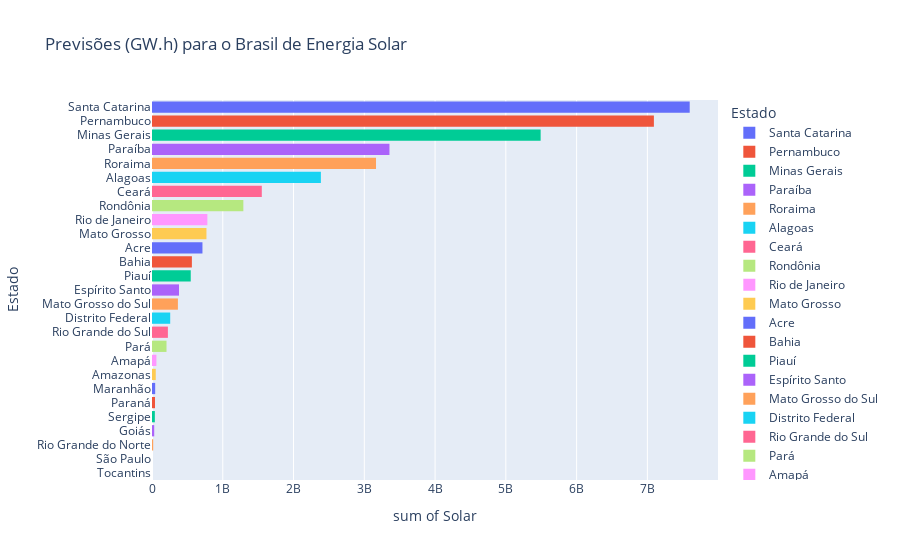

Notebook code for this chart:
### Code cell
# Previsões (GW.h) para o Brasil de Energia Solar
fig = px.histogram(prev_GWh, y="Estado", x='Solar', color="Estado",
                   title="Previsões (GW.h) para o Brasil de Energia Solar")
fig.show()

### Figure 1 — Plotly figure (JSON) as saved in the notebook; plotly's stock layout.template omitted (floating-point values rounded to 4 significant figures)
{"data": [{"alignmentgroup": "True", "bingroup": "y", "histfunc": "sum", "hovertemplate": "Estado=%{y}<br>sum of Solar=%{x}<extra></extra>", "legendgroup": "Santa Catarina", "marker": {"color": "#636efa"}, "name": "Santa Catarina", "offsetgroup": "Santa Catarina", "orientation": "h", "showlegend": true, "type": "histogram", "x": [7598082048], "xaxis": "x", "y": ["Santa Catarina"], "yaxis": "y"}, {"alignmentgroup": "True", "bingroup": "y", "histfunc": "sum", "hovertemplate": "Estado=%{y}<br>sum of Solar=%{x}<extra></extra>", "legendgroup": "Pernambuco", "marker": {"color": "#EF553B"}, "name": "Pernambuco", "offsetgroup": "Pernambuco", "orientation": "h", "showlegend": true, "type": "histogram", "x": [7092049920], "xaxis": "x", "y": ["Pernambuco"], "yaxis": "y"}, {"alignmentgroup": "True", "bingroup": "y", "histfunc": "sum", "hovertemplate": "Estado=%{y}<br>sum of Solar=%{x}<extra></extra>", "legendgroup": "Minas Gerais", "marker": {"color": "#00cc96"}, "name": "Minas Gerais", "offsetgroup": "Minas Gerais", "orientation": "h", "showlegend": true, "type": "histogram", "x": [5491811328], "xaxis": "x", "y": ["Minas Gerais"], "yaxis": "y"}, {"alignmentgroup": "True", "bingroup": "y", "histfunc": "sum", "hovertemplate": "Estado=%{y}<br>sum of Solar=%{x}<extra></extra>", "legendgroup": "Paraíba", "marker": {"color": "#ab63fa"}, "name": "Paraíba", "offsetgroup": "Paraíba", "orientation": "h", "showlegend": true, "type": "histogram", "x": [3355415552], "xaxis": "x", "y": ["Paraíba"], "yaxis": "y"}, {"alignmentgroup": "True", "bingroup": "y", "histfunc": "sum", "hovertemplate": "Estado=%{y}<br>sum of Solar=%{x}<extra></extra>", "legendgroup": "Roraima", "marker": {"color": "#FFA15A"}, "name": "Roraima", "offsetgroup": "Roraima", "orientation": "h", "showlegend": true, "type": "histogram", "x": [3165449216], "xaxis": "x", "y": ["Roraima"], "yaxis": "y"}, {"alignmentgroup": "True", "bingroup": "y", "histfunc": "sum", "hovertemplate": "Estado=%{y}<br>sum of Solar=%{x}<extra></extra>", "legendgroup": "Alagoas", "marker": {"color": "#19d3f3"}, "name": "Alagoas", "offsetgroup": "Alagoas", "orientation": "h", "showlegend": true, "type": "histogram", "x": [2386391808], "xaxis": "x", "y": ["Alagoas"], "yaxis": "y"}, {"alignmentgroup": "True", "bingroup": "y", "histfunc": "sum", "hovertemplate": "Estado=%{y}<br>sum of Solar=%{x}<extra></extra>", "legendgroup": "Ceará", "marker": {"color": "#FF6692"}, "name": "Ceará", "offsetgroup": "Ceará", "orientation": "h", "showlegend": true, "type": "histogram", "x": [1551530752], "xaxis": "x", "y": ["Ceará"], "yaxis": "y"}, {"alignmentgroup": "True", "bingroup": "y", "histfunc": "sum", "hovertemplate": "Estado=%{y}<br>sum of Solar=%{x}<extra></extra>", "legendgroup": "Rondônia", "marker": {"color": "#B6E880"}, "name": "Rondônia", "offsetgroup": "Rondônia", "orientation": "h", "showlegend": true, "type": "histogram", "x": [1290874240], "xaxis": "x", "y": ["Rondônia"], "yaxis": "y"}, {"alignmentgroup": "True", "bingroup": "y", "histfunc": "sum", "hovertemplate": "Estado=%{y}<br>sum of Solar=%{x}<extra></extra>", "legendgroup": "Rio de Janeiro", "marker": {"color": "#FF97FF"}, "name": "Rio de Janeiro", "offsetgroup": "Rio de Janeiro", "orientation": "h", "showlegend": true, "type": "histogram", "x": [782321536], "xaxis": "x", "y": ["Rio de Janeiro"], "yaxis": "y"}, {"alignmentgroup": "True", "bingroup": "y", "histfunc": "sum", "hovertemplate": "Estado=%{y}<br>sum of Solar=%{x}<extra></extra>", "legendgroup": "Mato Grosso", "marker": {"color": "#FECB52"}, "name": "Mato Grosso", "offsetgroup": "Mato Grosso", "orientation": "h", "showlegend": true, "type": "histogram", "x": [769399936], "xaxis": "x", "y": ["Mato Grosso"], "yaxis": "y"}, {"alignmentgroup": "True", "bingroup": "y", "histfunc": "sum", "hovertemplate": "Estado=%{y}<br>sum of Solar=%{x}<extra></extra>", "legendgroup": "Acre", "marker": {"color": "#636efa"}, "name": "Acre", "offsetgroup": "Acre", "orientation": "h", "showlegend": true, "type": "histogram", "x": [712878784], "xaxis": "x", "y": ["Acre"], "yaxis": "y"}, {"alignmentgroup": "True", "bingroup": "y", "histfunc": "sum", "hovertemplate": "Estado=%{y}<br>sum of Solar=%{x}<extra></extra>", "legendgroup": "Bahia", "marker": {"color": "#EF553B"}, "name": "Bahia", "offsetgroup": "Bahia", "orientation": "h", "showlegend": true, "type": "histogram", "x": [563595136], "xaxis": "x", "y": ["Bahia"], "yaxis": "y"}, {"alignmentgroup": "True", "bingroup": "y", "histfunc": "sum", "hovertemplate": "Estado=%{y}<br>sum of Solar=%{x}<extra></extra>", "legendgroup": "Piauí", "marker": {"color": "#00cc96"}, "name": "Piauí", "offsetgroup": "Piauí", "orientation": "h", "showlegend": true, "type": "histogram", "x": [547442240], "xaxis": "x", "y": ["Piauí"], "yaxis": "y"}, {"alignmentgroup": "True", "bingroup": "y", "histfunc": "sum", "hovertemplate": "Estado=%{y}<br>sum of Solar=%{x}<extra></extra>", "legendgroup": "Espírito Santo", "marker": {"color": "#ab63fa"}, "name": "Espírito Santo", "offsetgroup": "Espírito Santo", "orientation": "h", "showlegend": true, "type": "histogram", "x": [381503680], "xaxis": "x", "y": ["Espírito Santo"], "yaxis": "y"}, {"alignmentgroup": "True", "bingroup": "y", "histfunc": "sum", "hovertemplate": "Estado=%{y}<br>sum of Solar=%{x}<extra></extra>", "legendgroup": "Mato Grosso do Sul", "marker": {"color": "#FFA15A"}, "name": "Mato Grosso do Sul", "offsetgroup": "Mato Grosso do Sul", "orientation": "h", "showlegend": true, "type": "histogram", "x": [366038912], "xaxis": "x", "y": ["Mato Grosso do Sul"], "yaxis": "y"}, {"alignmentgroup": "True", "bingroup": "y", "histfunc": "sum", "hovertemplate": "Estado=%{y}<br>sum of Solar=%{x}<extra></extra>", "legendgroup": "Distrito Federal", "marker": {"color": "#19d3f3"}, "name": "Distrito Federal", "offsetgroup": "Distrito Federal", "orientation": "h", "showlegend": true, "type": "histogram", "x": [257298112], "xaxis": "x", "y": ["Distrito Federal"], "yaxis": "y"}, {"alignmentgroup": "True", "bingroup": "y", "histfunc": "sum", "hovertemplate": "Estado=%{y}<br>sum of Solar=%{x}<extra></extra>", "legendgroup": "Rio Grande do Sul", "marker": {"color": "#FF6692"}, "name": "Rio Grande do Sul", "offsetgroup": "Rio Grande do Sul", "orientation": "h", "showlegend": true, "type": "histogram", "x": [224475872], "xaxis": "x", "y": ["Rio Grande do Sul"], "yaxis": "y"}, {"alignmentgroup": "True", "bingroup": "y", "histfunc": "sum", "hovertemplate": "Estado=%{y}<br>sum of Solar=%{x}<extra></extra>", "legendgroup": "Pará", "marker": {"color": "#B6E880"}, "name": "Pará", "offsetgroup": "Pará", "orientation": "h", "showlegend": true, "type": "histogram", "x": [205081120], "xaxis": "x", "y": ["Pará"], "yaxis": "y"}, {"alignmentgroup": "True", "bingroup": "y", "histfunc": "sum", "hovertemplate": "Estado=%{y}<br>sum of Solar=%{x}<extra></extra>", "legendgroup": "Amapá", "marker": {"color": "#FF97FF"}, "name": "Amapá", "offsetgroup": "Amapá", "orientation": "h", "showlegend": true, "type": "histogram", "x": [62185988], "xaxis": "x", "y": ["Amapá"], "yaxis": "y"}, {"alignmentgroup": "True", "bingroup": "y", "histfunc": "sum", "hovertemplate": "Estado=%{y}<br>sum of Solar=%{x}<extra></extra>", "legendgroup": "Amazonas", "marker": {"color": "#FECB52"}, "name": "Amazonas", "offsetgroup": "Amazonas", "orientation": "h", "showlegend": true, "type": "histogram", "x": [53083824], "xaxis": "x", "y": ["Amazonas"], "yaxis": "y"}, {"alignmentgroup": "True", "bingroup": "y", "histfunc": "sum", "hovertemplate": "Estado=%{y}<br>sum of Solar=%{x}<extra></extra>", "legendgroup": "Maranhão", "marker": {"color": "#636efa"}, "name": "Maranhão", "offsetgroup": "Maranhão", "orientation": "h", "showlegend": true, "type": "histogram", "x": [44845792], "xaxis": "x", "y": ["Maranhão"], "yaxis": "y"}, {"alignmentgroup": "True", "bingroup": "y", "histfunc": "sum", "hovertemplate": "Estado=%{y}<br>sum of Solar=%{x}<extra></extra>", "legendgroup": "Paraná", "marker": {"color": "#EF553B"}, "name": "Paraná", "offsetgroup": "Paraná", "orientation": "h", "showlegend": true, "type": "histogram", "x": [42570984], "xaxis": "x", "y": ["Paraná"], "yaxis": "y"}, {"alignmentgroup": "True", "bingroup": "y", "histfunc": "sum", "hovertemplate": "Estado=%{y}<br>sum of Solar=%{x}<extra></extra>", "legendgroup": "Sergipe", "marker": {"color": "#00cc96"}, "name": "Sergipe", "offsetgroup": "Sergipe", "orientation": "h", "showlegend": true, "type": "histogram", "x": [40131852], "xaxis": "x", "y": ["Sergipe"], "yaxis": "y"}, {"alignmentgroup": "True", "bingroup": "y", "histfunc": "sum", "hovertemplate": "Estado=%{y}<br>sum of Solar=%{x}<extra></extra>", "legendgroup": "Goiás", "marker": {"color": "#ab63fa"}, "name": "Goiás", "offsetgroup": "Goiás", "orientation": "h", "showlegend": true, "type": "histogram", "x": [31163620], "xaxis": "x", "y": ["Goiás"], "yaxis": "y"}, {"alignmentgroup": "True", "bingroup": "y", "histfunc": "sum", "hovertemplate": "Estado=%{y}<br>sum of Solar=%{x}<extra></extra>", "legendgroup": "Rio Grande do Norte", "marker": {"color": "#FFA15A"}, "name": "Rio Grande do Norte", "offsetgroup": "Rio Grande do Norte", "orientation": "h", "showlegend": true, "type": "histogram", "x": [16842696], "xaxis": "x", "y": ["Rio Grande do Norte"], "yaxis": "y"}, {"alignmentgroup": "True", "bingroup": "y", "histfunc": "sum", "hovertemplate": "Estado=%{y}<br>sum of Solar=%{x}<extra></extra>", "legendgroup": "São Paulo", "marker": {"color": "#19d3f3"}, "name": "São Paulo", "offsetgroup": "São Paulo", "orientation": "h", "showlegend": true, "type": "histogram", "x": [null], "xaxis": "x", "y": ["São Paulo"], "yaxis": "y"}, {"alignmentgroup": "True", "bingroup": "y", "histfunc": "sum", "hovertemplate": "Estado=%{y}<br>sum of Solar=%{x}<extra></extra>", "legendgroup": "Tocantins", "marker": {"color": "#FF6692"}, "name": "Tocantins", "offsetgroup": "Tocantins", "orientation": "h", "showlegend": true, "type": "histogram", "x": [null], "xaxis": "x", "y": ["Tocantins"], "yaxis": "y"}], "layout": {"barmode": "relative", "legend": {"title": {"text": "Estado"}, "tracegroupgap": 0}, "title": {"text": "Previsões (GW.h) para o Brasil de Energia Solar"}, "xaxis": {"anchor": "y", "domain": [0, 1], "title": {"text": "sum of Solar"}}, "yaxis": {"anchor": "x", "categoryarray": ["Tocantins", "São Paulo", "Rio Grande do Norte", "Goiás", "Sergipe", "Paraná", "Maranhão", "Amazonas", "Amapá", "Pará", "Rio Grande do Sul", "Distrito Federal", "Mato Grosso do Sul", "Espírito Santo", "Piauí", "Bahia", "Acre", "Mato Grosso", "Rio de Janeiro", "Rondônia", "Ceará", "Alagoas", "Roraima", "Paraíba", "Minas Gerais", "Pernambuco", "Santa Catarina"], "categoryorder": "array", "domain": [0, 1], "title": {"text": "Estado"}}}}
